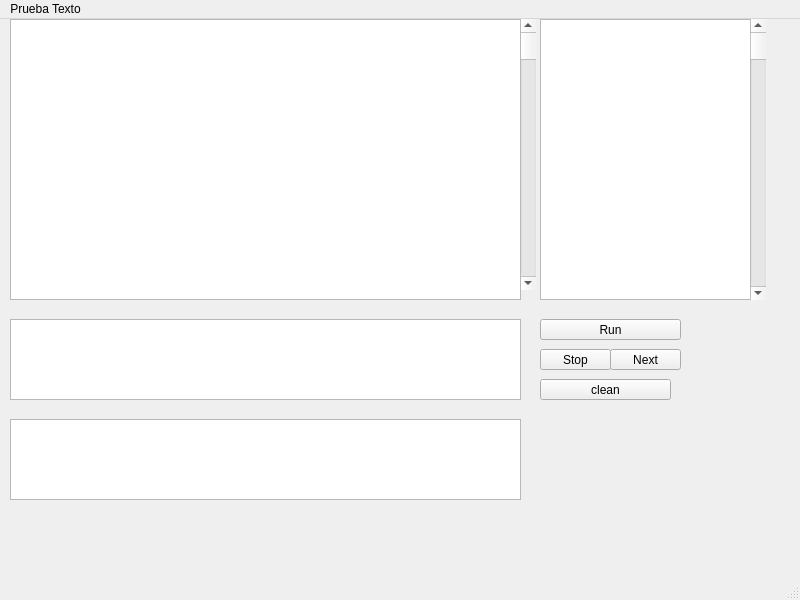
<?xml version="1.0" encoding="UTF-8"?>
<ui version="4.0">
 <class>MainWindow</class>
 <widget class="QMainWindow" name="MainWindow">
  <property name="geometry">
   <rect>
    <x>0</x>
    <y>0</y>
    <width>800</width>
    <height>600</height>
   </rect>
  </property>
  <property name="windowTitle">
   <string>MainWindow</string>
  </property>
  <widget class="QWidget" name="centralwidget">
   <widget class="QScrollBar" name="verticalScrollBar">
    <property name="geometry">
     <rect>
      <x>520</x>
      <y>0</y>
      <width>16</width>
      <height>271</height>
     </rect>
    </property>
    <property name="orientation">
     <enum>Qt::Vertical</enum>
    </property>
   </widget>
   <widget class="QTextEdit" name="Editor">
    <property name="geometry">
     <rect>
      <x>10</x>
      <y>0</y>
      <width>511</width>
      <height>281</height>
     </rect>
    </property>
   </widget>
   <widget class="QTextBrowser" name="Stdout">
    <property name="geometry">
     <rect>
      <x>10</x>
      <y>300</y>
      <width>511</width>
      <height>81</height>
     </rect>
    </property>
   </widget>
   <widget class="QPushButton" name="Run">
    <property name="geometry">
     <rect>
      <x>540</x>
      <y>300</y>
      <width>141</width>
      <height>21</height>
     </rect>
    </property>
    <property name="text">
     <string>Run</string>
    </property>
   </widget>
   <widget class="QPushButton" name="Next">
    <property name="geometry">
     <rect>
      <x>610</x>
      <y>330</y>
      <width>71</width>
      <height>21</height>
     </rect>
    </property>
    <property name="text">
     <string>Next</string>
    </property>
   </widget>
   <widget class="QPushButton" name="Stop">
    <property name="geometry">
     <rect>
      <x>540</x>
      <y>330</y>
      <width>71</width>
      <height>21</height>
     </rect>
    </property>
    <property name="text">
     <string>Stop</string>
    </property>
   </widget>
   <widget class="QPushButton" name="pushButton">
    <property name="geometry">
     <rect>
      <x>540</x>
      <y>360</y>
      <width>131</width>
      <height>21</height>
     </rect>
    </property>
    <property name="text">
     <string>clean</string>
    </property>
   </widget>
   <widget class="QTextBrowser" name="textBrowser">
    <property name="geometry">
     <rect>
      <x>540</x>
      <y>0</y>
      <width>221</width>
      <height>281</height>
     </rect>
    </property>
   </widget>
   <widget class="QScrollBar" name="verticalScrollBar_2">
    <property name="geometry">
     <rect>
      <x>750</x>
      <y>0</y>
      <width>16</width>
      <height>281</height>
     </rect>
    </property>
    <property name="orientation">
     <enum>Qt::Vertical</enum>
    </property>
   </widget>
   <widget class="QTextBrowser" name="textBrowser_2">
    <property name="geometry">
     <rect>
      <x>10</x>
      <y>400</y>
      <width>511</width>
      <height>81</height>
     </rect>
    </property>
   </widget>
  </widget>
  <widget class="QMenuBar" name="menubar">
   <property name="geometry">
    <rect>
     <x>0</x>
     <y>0</y>
     <width>800</width>
     <height>20</height>
    </rect>
   </property>
   <widget class="QMenu" name="menuPrueba_Texto">
    <property name="title">
     <string>Prueba Texto</string>
    </property>
   </widget>
   <addaction name="menuPrueba_Texto"/>
  </widget>
  <widget class="QStatusBar" name="statusbar"/>
 </widget>
 <resources/>
 <connections/>
</ui>
